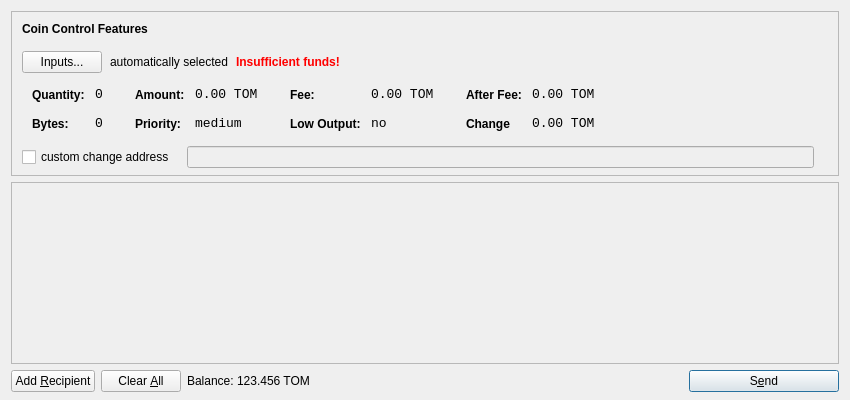
<?xml version="1.0" encoding="UTF-8"?>
<ui version="4.0">
 <class>SendCoinsDialog</class>
 <widget class="QDialog" name="SendCoinsDialog">
  <property name="geometry">
   <rect>
    <x>0</x>
    <y>0</y>
    <width>850</width>
    <height>400</height>
   </rect>
  </property>
  <property name="windowTitle">
   <string>Send Coins</string>
  </property>
  <layout class="QVBoxLayout" name="verticalLayout" stretch="0,1,0">
   <property name="bottomMargin">
    <number>8</number>
   </property>
   <item>
    <widget class="QFrame" name="frameCoinControl">
     <property name="sizePolicy">
      <sizepolicy hsizetype="Expanding" vsizetype="Expanding">
       <horstretch>0</horstretch>
       <verstretch>0</verstretch>
      </sizepolicy>
     </property>
     <property name="maximumSize">
      <size>
       <width>16777215</width>
       <height>16777215</height>
      </size>
     </property>
     <property name="frameShape">
      <enum>QFrame::StyledPanel</enum>
     </property>
     <property name="frameShadow">
      <enum>QFrame::Sunken</enum>
     </property>
     <layout class="QVBoxLayout" name="verticalLayoutCoinControl2">
      <property name="spacing">
       <number>-1</number>
      </property>
      <property name="leftMargin">
       <number>0</number>
      </property>
      <property name="topMargin">
       <number>0</number>
      </property>
      <property name="rightMargin">
       <number>0</number>
      </property>
      <property name="bottomMargin">
       <number>6</number>
      </property>
      <item>
       <layout class="QVBoxLayout" name="verticalLayoutCoinControl" stretch="0,0,0,0,1">
        <property name="spacing">
         <number>0</number>
        </property>
        <property name="leftMargin">
         <number>10</number>
        </property>
        <property name="topMargin">
         <number>10</number>
        </property>
        <item>
         <layout class="QHBoxLayout" name="horizontalLayoutCoinControl1">
          <property name="bottomMargin">
           <number>15</number>
          </property>
          <item>
           <widget class="QLabel" name="labelCoinControlFeatures">
            <property name="sizePolicy">
             <sizepolicy hsizetype="Preferred" vsizetype="Maximum">
              <horstretch>0</horstretch>
              <verstretch>0</verstretch>
             </sizepolicy>
            </property>
            <property name="font">
             <font>
              <weight>75</weight>
              <bold>true</bold>
             </font>
            </property>
            <property name="styleSheet">
             <string notr="true">font-weight:bold;</string>
            </property>
            <property name="text">
             <string>Coin Control Features</string>
            </property>
           </widget>
          </item>
         </layout>
        </item>
        <item>
         <layout class="QHBoxLayout" name="horizontalLayoutCoinControl2" stretch="0,0,0,0">
          <property name="spacing">
           <number>8</number>
          </property>
          <property name="bottomMargin">
           <number>10</number>
          </property>
          <item>
           <widget class="QPushButton" name="pushButtonCoinControl">
            <property name="styleSheet">
             <string notr="true"/>
            </property>
            <property name="text">
             <string>Inputs...</string>
            </property>
           </widget>
          </item>
          <item>
           <widget class="QLabel" name="labelCoinControlAutomaticallySelected">
            <property name="text">
             <string>automatically selected</string>
            </property>
            <property name="margin">
             <number>5</number>
            </property>
           </widget>
          </item>
          <item>
           <widget class="QLabel" name="labelCoinControlInsuffFunds">
            <property name="font">
             <font>
              <weight>75</weight>
              <bold>true</bold>
             </font>
            </property>
            <property name="styleSheet">
             <string notr="true">color:red;font-weight:bold;</string>
            </property>
            <property name="text">
             <string>Insufficient funds!</string>
            </property>
            <property name="margin">
             <number>5</number>
            </property>
           </widget>
          </item>
          <item>
           <spacer name="horizontalSpacerCoinControl">
            <property name="orientation">
             <enum>Qt::Horizontal</enum>
            </property>
            <property name="sizeHint" stdset="0">
             <size>
              <width>40</width>
              <height>1</height>
             </size>
            </property>
           </spacer>
          </item>
         </layout>
        </item>
        <item>
         <widget class="QWidget" name="widgetCoinControl" native="true">
          <property name="sizePolicy">
           <sizepolicy hsizetype="Preferred" vsizetype="Preferred">
            <horstretch>0</horstretch>
            <verstretch>0</verstretch>
           </sizepolicy>
          </property>
          <property name="minimumSize">
           <size>
            <width>0</width>
            <height>0</height>
           </size>
          </property>
          <property name="styleSheet">
           <string notr="true"/>
          </property>
          <layout class="QHBoxLayout" name="horizontalLayoutCoinControl5">
           <property name="margin">
            <number>0</number>
           </property>
           <item>
            <layout class="QHBoxLayout" name="horizontalLayoutCoinControl3" stretch="0,0,0,1">
             <property name="spacing">
              <number>20</number>
             </property>
             <property name="topMargin">
              <number>0</number>
             </property>
             <property name="bottomMargin">
              <number>10</number>
             </property>
             <item>
              <layout class="QFormLayout" name="formLayoutCoinControl1">
               <property name="horizontalSpacing">
                <number>10</number>
               </property>
               <property name="verticalSpacing">
                <number>14</number>
               </property>
               <property name="leftMargin">
                <number>10</number>
               </property>
               <property name="topMargin">
                <number>4</number>
               </property>
               <property name="rightMargin">
                <number>6</number>
               </property>
               <item row="0" column="0">
                <widget class="QLabel" name="labelCoinControlQuantityText">
                 <property name="styleSheet">
                  <string notr="true">font-weight:bold;</string>
                 </property>
                 <property name="text">
                  <string>Quantity:</string>
                 </property>
                 <property name="margin">
                  <number>0</number>
                 </property>
                </widget>
               </item>
               <item row="0" column="1">
                <widget class="QLabel" name="labelCoinControlQuantity">
                 <property name="font">
                  <font>
                   <family>Monospace</family>
                   <pointsize>10</pointsize>
                  </font>
                 </property>
                 <property name="cursor">
                  <cursorShape>IBeamCursor</cursorShape>
                 </property>
                 <property name="contextMenuPolicy">
                  <enum>Qt::ActionsContextMenu</enum>
                 </property>
                 <property name="text">
                  <string>0</string>
                 </property>
                 <property name="margin">
                  <number>0</number>
                 </property>
                 <property name="textInteractionFlags">
                  <set>Qt::LinksAccessibleByMouse|Qt::TextSelectableByKeyboard|Qt::TextSelectableByMouse</set>
                 </property>
                </widget>
               </item>
               <item row="1" column="0">
                <widget class="QLabel" name="labelCoinControlBytesText">
                 <property name="styleSheet">
                  <string notr="true">font-weight:bold;</string>
                 </property>
                 <property name="text">
                  <string>Bytes:</string>
                 </property>
                </widget>
               </item>
               <item row="1" column="1">
                <widget class="QLabel" name="labelCoinControlBytes">
                 <property name="font">
                  <font>
                   <family>Monospace</family>
                   <pointsize>10</pointsize>
                  </font>
                 </property>
                 <property name="cursor">
                  <cursorShape>IBeamCursor</cursorShape>
                 </property>
                 <property name="contextMenuPolicy">
                  <enum>Qt::ActionsContextMenu</enum>
                 </property>
                 <property name="text">
                  <string>0</string>
                 </property>
                 <property name="textInteractionFlags">
                  <set>Qt::LinksAccessibleByMouse|Qt::TextSelectableByKeyboard|Qt::TextSelectableByMouse</set>
                 </property>
                </widget>
               </item>
              </layout>
             </item>
             <item>
              <layout class="QFormLayout" name="formLayoutCoinControl2">
               <property name="horizontalSpacing">
                <number>10</number>
               </property>
               <property name="verticalSpacing">
                <number>14</number>
               </property>
               <property name="leftMargin">
                <number>6</number>
               </property>
               <property name="topMargin">
                <number>4</number>
               </property>
               <property name="rightMargin">
                <number>6</number>
               </property>
               <item row="0" column="0">
                <widget class="QLabel" name="labelCoinControlAmountText">
                 <property name="styleSheet">
                  <string notr="true">font-weight:bold;</string>
                 </property>
                 <property name="text">
                  <string>Amount:</string>
                 </property>
                 <property name="margin">
                  <number>0</number>
                 </property>
                </widget>
               </item>
               <item row="0" column="1">
                <widget class="QLabel" name="labelCoinControlAmount">
                 <property name="font">
                  <font>
                   <family>Monospace</family>
                   <pointsize>10</pointsize>
                  </font>
                 </property>
                 <property name="cursor">
                  <cursorShape>IBeamCursor</cursorShape>
                 </property>
                 <property name="contextMenuPolicy">
                  <enum>Qt::ActionsContextMenu</enum>
                 </property>
                 <property name="text">
                  <string>0.00 TOM</string>
                 </property>
                 <property name="textInteractionFlags">
                  <set>Qt::LinksAccessibleByMouse|Qt::TextSelectableByKeyboard|Qt::TextSelectableByMouse</set>
                 </property>
                </widget>
               </item>
               <item row="1" column="0">
                <widget class="QLabel" name="labelCoinControlPriorityText">
                 <property name="styleSheet">
                  <string notr="true">font-weight:bold;</string>
                 </property>
                 <property name="text">
                  <string>Priority:</string>
                 </property>
                </widget>
               </item>
               <item row="1" column="1">
                <widget class="QLabel" name="labelCoinControlPriority">
                 <property name="font">
                  <font>
                   <family>Monospace</family>
                   <pointsize>10</pointsize>
                  </font>
                 </property>
                 <property name="cursor">
                  <cursorShape>IBeamCursor</cursorShape>
                 </property>
                 <property name="contextMenuPolicy">
                  <enum>Qt::ActionsContextMenu</enum>
                 </property>
                 <property name="text">
                  <string>medium</string>
                 </property>
                 <property name="textInteractionFlags">
                  <set>Qt::LinksAccessibleByMouse|Qt::TextSelectableByKeyboard|Qt::TextSelectableByMouse</set>
                 </property>
                </widget>
               </item>
              </layout>
             </item>
             <item>
              <layout class="QFormLayout" name="formLayoutCoinControl3">
               <property name="horizontalSpacing">
                <number>10</number>
               </property>
               <property name="verticalSpacing">
                <number>14</number>
               </property>
               <property name="leftMargin">
                <number>6</number>
               </property>
               <property name="topMargin">
                <number>4</number>
               </property>
               <property name="rightMargin">
                <number>6</number>
               </property>
               <item row="0" column="0">
                <widget class="QLabel" name="labelCoinControlFeeText">
                 <property name="styleSheet">
                  <string notr="true">font-weight:bold;</string>
                 </property>
                 <property name="text">
                  <string>Fee:</string>
                 </property>
                 <property name="margin">
                  <number>0</number>
                 </property>
                </widget>
               </item>
               <item row="0" column="1">
                <widget class="QLabel" name="labelCoinControlFee">
                 <property name="font">
                  <font>
                   <family>Monospace</family>
                   <pointsize>10</pointsize>
                  </font>
                 </property>
                 <property name="cursor">
                  <cursorShape>IBeamCursor</cursorShape>
                 </property>
                 <property name="contextMenuPolicy">
                  <enum>Qt::ActionsContextMenu</enum>
                 </property>
                 <property name="text">
                  <string>0.00 TOM</string>
                 </property>
                 <property name="textInteractionFlags">
                  <set>Qt::LinksAccessibleByMouse|Qt::TextSelectableByKeyboard|Qt::TextSelectableByMouse</set>
                 </property>
                </widget>
               </item>
               <item row="1" column="0">
                <widget class="QLabel" name="labelCoinControlLowOutputText">
                 <property name="styleSheet">
                  <string notr="true">font-weight:bold;</string>
                 </property>
                 <property name="text">
                  <string>Low Output:</string>
                 </property>
                </widget>
               </item>
               <item row="1" column="1">
                <widget class="QLabel" name="labelCoinControlLowOutput">
                 <property name="font">
                  <font>
                   <family>Monospace</family>
                   <pointsize>10</pointsize>
                  </font>
                 </property>
                 <property name="cursor">
                  <cursorShape>IBeamCursor</cursorShape>
                 </property>
                 <property name="contextMenuPolicy">
                  <enum>Qt::ActionsContextMenu</enum>
                 </property>
                 <property name="text">
                  <string>no</string>
                 </property>
                 <property name="textInteractionFlags">
                  <set>Qt::LinksAccessibleByMouse|Qt::TextSelectableByKeyboard|Qt::TextSelectableByMouse</set>
                 </property>
                </widget>
               </item>
              </layout>
             </item>
             <item>
              <layout class="QFormLayout" name="formLayoutCoinControl4">
               <property name="horizontalSpacing">
                <number>10</number>
               </property>
               <property name="verticalSpacing">
                <number>14</number>
               </property>
               <property name="leftMargin">
                <number>6</number>
               </property>
               <property name="topMargin">
                <number>4</number>
               </property>
               <property name="rightMargin">
                <number>6</number>
               </property>
               <item row="0" column="0">
                <widget class="QLabel" name="labelCoinControlAfterFeeText">
                 <property name="styleSheet">
                  <string notr="true">font-weight:bold;</string>
                 </property>
                 <property name="text">
                  <string>After Fee:</string>
                 </property>
                 <property name="margin">
                  <number>0</number>
                 </property>
                </widget>
               </item>
               <item row="0" column="1">
                <widget class="QLabel" name="labelCoinControlAfterFee">
                 <property name="font">
                  <font>
                   <family>Monospace</family>
                   <pointsize>10</pointsize>
                  </font>
                 </property>
                 <property name="cursor">
                  <cursorShape>IBeamCursor</cursorShape>
                 </property>
                 <property name="contextMenuPolicy">
                  <enum>Qt::ActionsContextMenu</enum>
                 </property>
                 <property name="text">
                  <string>0.00 TOM</string>
                 </property>
                 <property name="textInteractionFlags">
                  <set>Qt::LinksAccessibleByMouse|Qt::TextSelectableByKeyboard|Qt::TextSelectableByMouse</set>
                 </property>
                </widget>
               </item>
               <item row="1" column="0">
                <widget class="QLabel" name="labelCoinControlChangeText">
                 <property name="styleSheet">
                  <string notr="true">font-weight:bold;</string>
                 </property>
                 <property name="text">
                  <string>Change</string>
                 </property>
                </widget>
               </item>
               <item row="1" column="1">
                <widget class="QLabel" name="labelCoinControlChange">
                 <property name="font">
                  <font>
                   <family>Monospace</family>
                   <pointsize>10</pointsize>
                  </font>
                 </property>
                 <property name="cursor">
                  <cursorShape>IBeamCursor</cursorShape>
                 </property>
                 <property name="contextMenuPolicy">
                  <enum>Qt::ActionsContextMenu</enum>
                 </property>
                 <property name="text">
                  <string>0.00 TOM</string>
                 </property>
                 <property name="textInteractionFlags">
                  <set>Qt::LinksAccessibleByMouse|Qt::TextSelectableByKeyboard|Qt::TextSelectableByMouse</set>
                 </property>
                </widget>
               </item>
              </layout>
             </item>
            </layout>
           </item>
          </layout>
         </widget>
        </item>
        <item>
         <layout class="QHBoxLayout" name="horizontalLayoutCoinControl4" stretch="0,0,0">
          <property name="spacing">
           <number>12</number>
          </property>
          <property name="sizeConstraint">
           <enum>QLayout::SetDefaultConstraint</enum>
          </property>
          <property name="topMargin">
           <number>5</number>
          </property>
          <property name="rightMargin">
           <number>5</number>
          </property>
          <item>
           <widget class="QCheckBox" name="checkBoxCoinControlChange">
            <property name="text">
             <string>custom change address</string>
            </property>
           </widget>
          </item>
          <item>
           <widget class="QLineEdit" name="lineEditCoinControlChange">
            <property name="enabled">
             <bool>false</bool>
            </property>
            <property name="sizePolicy">
             <sizepolicy hsizetype="Expanding" vsizetype="Fixed">
              <horstretch>0</horstretch>
              <verstretch>0</verstretch>
             </sizepolicy>
            </property>
           </widget>
          </item>
          <item>
           <widget class="QLabel" name="labelCoinControlChangeLabel">
            <property name="sizePolicy">
             <sizepolicy hsizetype="Preferred" vsizetype="Expanding">
              <horstretch>0</horstretch>
              <verstretch>0</verstretch>
             </sizepolicy>
            </property>
            <property name="minimumSize">
             <size>
              <width>0</width>
              <height>0</height>
             </size>
            </property>
            <property name="text">
             <string/>
            </property>
            <property name="margin">
             <number>3</number>
            </property>
           </widget>
          </item>
         </layout>
        </item>
        <item>
         <spacer name="verticalSpacerCoinControl">
          <property name="orientation">
           <enum>Qt::Vertical</enum>
          </property>
          <property name="sizeHint" stdset="0">
           <size>
            <width>800</width>
            <height>1</height>
           </size>
          </property>
         </spacer>
        </item>
       </layout>
      </item>
     </layout>
    </widget>
   </item>
   <item>
    <widget class="QScrollArea" name="scrollArea">
     <property name="widgetResizable">
      <bool>true</bool>
     </property>
     <widget class="QWidget" name="scrollAreaWidgetContents">
      <property name="geometry">
       <rect>
        <x>0</x>
        <y>0</y>
        <width>830</width>
        <height>165</height>
       </rect>
      </property>
      <layout class="QVBoxLayout" name="verticalLayout_2">
       <property name="margin">
        <number>0</number>
       </property>
       <item>
        <layout class="QVBoxLayout" name="entries">
         <property name="spacing">
          <number>6</number>
         </property>
        </layout>
       </item>
       <item>
        <spacer name="verticalSpacer">
         <property name="orientation">
          <enum>Qt::Vertical</enum>
         </property>
         <property name="sizeHint" stdset="0">
          <size>
           <width>20</width>
           <height>40</height>
          </size>
         </property>
        </spacer>
       </item>
      </layout>
     </widget>
    </widget>
   </item>
   <item>
    <layout class="QHBoxLayout" name="horizontalLayout">
     <item>
      <widget class="QPushButton" name="addButton">
       <property name="toolTip">
        <string>Send to multiple recipients at once</string>
       </property>
       <property name="text">
        <string>Add &amp;Recipient</string>
       </property>
       <property name="icon">
        <iconset resource="../bitcoin.qrc">
         <normaloff>:/icons/add</normaloff>:/icons/add</iconset>
       </property>
       <property name="autoDefault">
        <bool>false</bool>
       </property>
      </widget>
     </item>
     <item>
      <widget class="QPushButton" name="clearButton">
       <property name="sizePolicy">
        <sizepolicy hsizetype="Minimum" vsizetype="Fixed">
         <horstretch>0</horstretch>
         <verstretch>0</verstretch>
        </sizepolicy>
       </property>
       <property name="toolTip">
        <string>Remove all transaction fields</string>
       </property>
       <property name="text">
        <string>Clear &amp;All</string>
       </property>
       <property name="icon">
        <iconset resource="../bitcoin.qrc">
         <normaloff>:/icons/remove</normaloff>:/icons/remove</iconset>
       </property>
       <property name="autoRepeatDelay">
        <number>300</number>
       </property>
       <property name="autoDefault">
        <bool>false</bool>
       </property>
      </widget>
     </item>
     <item>
      <layout class="QHBoxLayout" name="horizontalLayout_2">
       <property name="spacing">
        <number>3</number>
       </property>
       <item>
        <widget class="QLabel" name="label">
         <property name="sizePolicy">
          <sizepolicy hsizetype="Preferred" vsizetype="Fixed">
           <horstretch>0</horstretch>
           <verstretch>0</verstretch>
          </sizepolicy>
         </property>
         <property name="text">
          <string>Balance:</string>
         </property>
        </widget>
       </item>
       <item>
        <widget class="QLabel" name="labelBalance">
         <property name="sizePolicy">
          <sizepolicy hsizetype="Preferred" vsizetype="Fixed">
           <horstretch>0</horstretch>
           <verstretch>0</verstretch>
          </sizepolicy>
         </property>
         <property name="cursor">
          <cursorShape>IBeamCursor</cursorShape>
         </property>
         <property name="text">
          <string>123.456 TOM</string>
         </property>
         <property name="textInteractionFlags">
          <set>Qt::LinksAccessibleByMouse|Qt::TextSelectableByKeyboard|Qt::TextSelectableByMouse</set>
         </property>
        </widget>
       </item>
      </layout>
     </item>
     <item>
      <spacer name="horizontalSpacer">
       <property name="orientation">
        <enum>Qt::Horizontal</enum>
       </property>
       <property name="sizeHint" stdset="0">
        <size>
         <width>40</width>
         <height>20</height>
        </size>
       </property>
      </spacer>
     </item>
     <item>
      <widget class="QPushButton" name="sendButton">
       <property name="minimumSize">
        <size>
         <width>150</width>
         <height>0</height>
        </size>
       </property>
       <property name="toolTip">
        <string>Confirm the send action</string>
       </property>
       <property name="text">
        <string>S&amp;end</string>
       </property>
       <property name="icon">
        <iconset resource="../bitcoin.qrc">
         <normaloff>:/icons/send</normaloff>:/icons/send</iconset>
       </property>
       <property name="default">
        <bool>true</bool>
       </property>
      </widget>
     </item>
    </layout>
   </item>
  </layout>
 </widget>
 <resources>
  <include location="../bitcoin.qrc"/>
 </resources>
 <connections/>
</ui>
